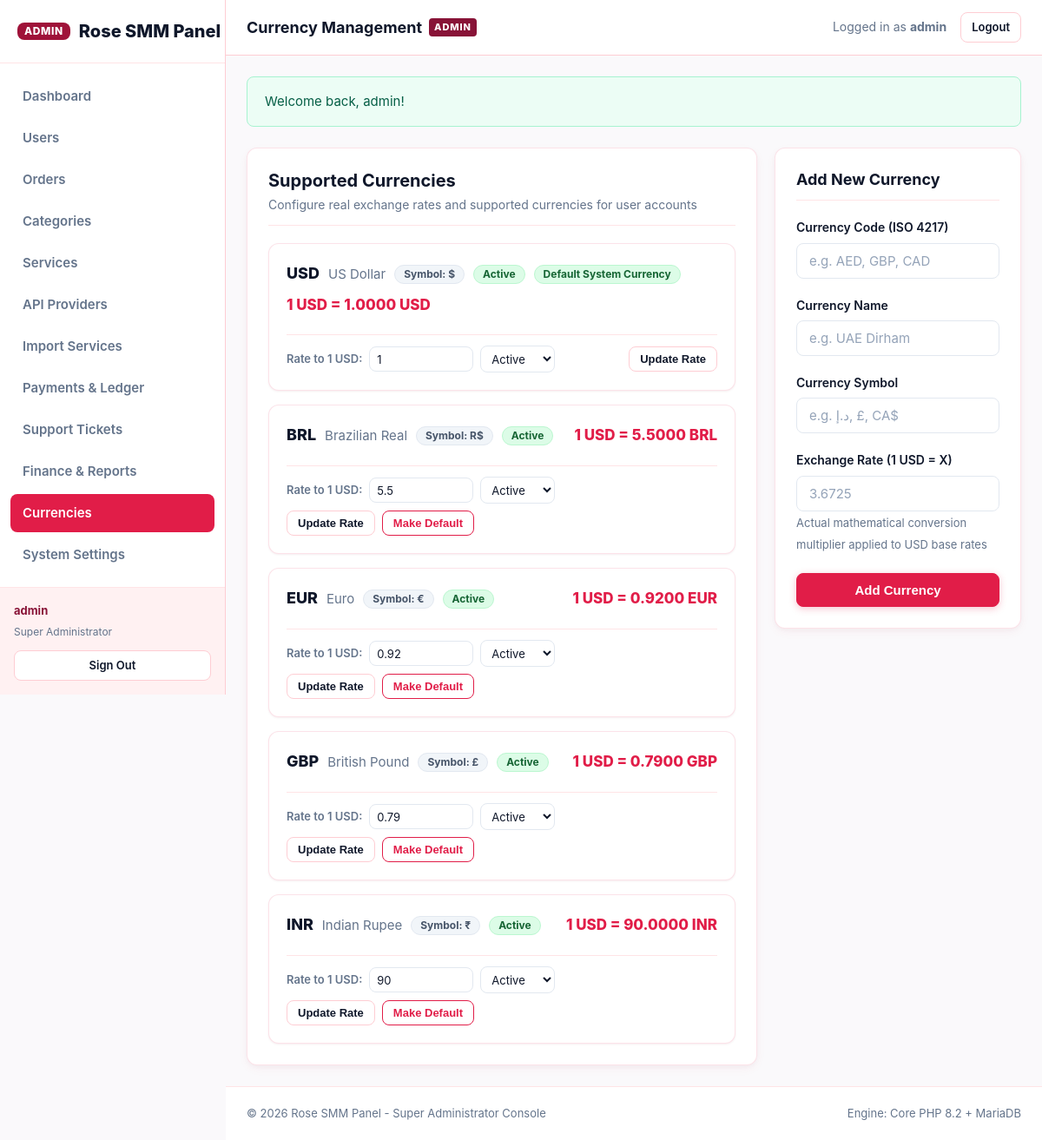
The app's page /admin/currencies (signed in) with its own data.
### tables this page shows
CREATE TABLE `users` (
  `id` INT AUTO_INCREMENT PRIMARY KEY,
  `username` VARCHAR(64) NOT NULL UNIQUE,
  `email` VARCHAR(191) NOT NULL UNIQUE,
  `password` VARCHAR(255) NOT NULL,
  `role` ENUM('user', 'admin') NOT NULL DEFAULT 'user',
  `balance` DECIMAL(15, 4) NOT NULL DEFAULT 0.0000,
  `currency_code` VARCHAR(10) NOT NULL DEFAULT 'USD',
  `api_key` VARCHAR(64) UNIQUE NULL,
  `status` ENUM('active', 'suspended', 'pending') NOT NULL DEFAULT 'active',
  `reset_token` VARCHAR(64) NULL,
  `reset_expires` DATETIME NULL,
  `created_at` TIMESTAMP NOT NULL DEFAULT CURRENT_TIMESTAMP,
  `updated_at` TIMESTAMP NOT NULL DEFAULT CURRENT_TIMESTAMP ON UPDATE CURRENT_TIMESTAMP,
  INDEX `idx_users_role` (`role`),
  INDEX `idx_users_status` (`status`)
);

CREATE TABLE `currencies` (
  `id` INT AUTO_INCREMENT PRIMARY KEY,
  `code` VARCHAR(10) NOT NULL UNIQUE,
  `name` VARCHAR(64) NOT NULL,
  `symbol` VARCHAR(10) NOT NULL,
  `rate` DECIMAL(15, 6) NOT NULL DEFAULT 1.000000,
  `is_default` TINYINT(1) NOT NULL DEFAULT 0,
  `status` ENUM('active', 'inactive') NOT NULL DEFAULT 'active',
  `updated_at` TIMESTAMP NOT NULL DEFAULT CURRENT_TIMESTAMP ON UPDATE CURRENT_TIMESTAMP
);

### db.php (called while the page is built, shortened)
<?php
class DB {
    private static ?PDO $instance = null;
    public static function getConnection(): PDO {
        if (self::$instance === null) {
            $dsn = sprintf(
                'mysql:host=%s;port=%s;dbname=%s;charset=utf8mb4',
                DB_HOST,
                DB_PORT,
                DB_NAME
            );
            $options = [
                PDO::ATTR_ERRMODE            => PDO::ERRMODE_EXCEPTION,
                PDO::ATTR_DEFAULT_FETCH_MODE => PDO::FETCH_ASSOC,
                PDO::ATTR_EMULATE_PREPARES   => false,
                PDO::MYSQL_ATTR_INIT_COMMAND => "SET NAMES utf8mb4 COLLATE utf8mb4_unicode_ci"
            ];
            try {
                self::$instance = new PDO($dsn, DB_USER, DB_PASS, $options);
            } catch (PDOException $e) {
                error_log("Database Connection Error: " . $e->getMessage());
                http_response_code(500);
                die("<div style='font-family:system-ui;padding:40px;max-width:500px;margin:50px auto;border-radius:12px;background:#fff;border:1px solid #fecdd3;color:#9f1239;'>
                    <h2 style='margin-top:0;'>Database Connection Required</h2>
                    <p>Unable to connect to the MySQL database. Please verify your database configuration in <code>config.php</code> or <code>.env</code>.</p>
                </div>");
            }
        }
        return self::$instance;
    }
    public static function query(string $sql, array $params = []): PDOStatement {
        $stmt = self::getConnection()->prepare($sql);
        $stmt->execute($params);
        return $stmt;
    }
    public static function fetch(string $sql, array $params = []): ?array {
        $stmt = self::query($sql, $params);
        $result = $stmt->fetch();
        return $result ?: null;
    }
    public static function fetchAll(string $sql, array $params = []): array {
        $stmt = self::query($sql, $params);
        return $stmt->fetchAll();
    }
}

### includes/auth.php (called while the page is built, shortened)
<?php
require_once __DIR__ . '/../db.php';
require_once __DIR__ . '/functions.php';
class Auth {
    private static ?array $currentUser = null;
    public static function check(): bool {
        return !empty($_SESSION['user_id']);
    }
    public static function user(): ?array {
        if (self::$currentUser === null) {
            $user = DB::fetch(
                "SELECT u.*, c.symbol as currency_symbol, c.rate as currency_rate, c.name as currency_name
                 FROM users u
                 LEFT JOIN currencies c ON u.currency_code = c.code
                 WHERE u.id = ? LIMIT 1",
                [$_SESSION['user_id']]
            );
            if ($user && $user['status'] === 'active') {
                self::$currentUser = $user;
            } else {
                self::logout();
                return null;
            }
        }
        return self::$currentUser;
    }
    public static function isAdmin(): bool {
        $user = self::user();
        return $user && ($user['role'] === 'admin');
    }
    public static function requireAdmin(): void {
        if (!self::isAdmin()) {
            http_response_code(403);
            flash_set('error', 'Access denied. Administrator privileges required.');
            redirect('/dashboard');
        }
    }
}

### themes/classic/views/admin/currencies.php (the view, shortened to what this page needs)
<?php
$pageTitle = 'Currency Management';
$currentPage = 'admin_currencies';
require __DIR__ . '/header.php';
$currencies = DB::fetchAll("SELECT * FROM currencies ORDER BY is_default DESC, code ASC");
?>
<div class="grid grid-cols-3" style="align-items: start;">
  <div class="card" style="grid-column: span 2;" id="currencies_card">
    <div class="card-header">
      <div>
        <h3 class="card-title">Supported Currencies</h3>
        <p class="card-subtitle">Configure real exchange rates and supported currencies for user accounts</p>
      </div>
    </div>
    <div class="card-list">
      <?php foreach ($currencies as $curr): ?>
        <div class="list-item-card" id="currency_card_<?= e($curr['code']) ?>">
          <div class="item-card-row">
            <div style="display: flex; align-items: center; gap: 0.625rem; flex-wrap: wrap;">
              <span style="font-weight: 800; font-size: 1.125rem;"><?= e($curr['code']) ?></span>
              <span style="font-size: 0.9375rem; color: var(--text-muted);"><?= e($curr['name']) ?></span>
              <span class="badge badge-default">Symbol: <?= e($curr['symbol']) ?></span>
              <?= get_status_badge($curr['status']) ?>
              <?php if ($curr['is_default']): ?>
                <span class="badge badge-completed">Default System Currency</span>
              <?php endif; ?>
            </div>
            <div style="font-size: 1.0625rem; font-weight: 800; color: var(--primary-rose);">
              1 USD = <?= number_format($curr['rate'], 4) ?> <?= e($curr['code']) ?>
            </div>
          </div>
          <form method="POST" action="/admin/currencies/update" class="item-card-row" style="margin-top: 0.5rem; padding-top: 0.75rem; border-top: 1px solid var(--rose-100);">
            <div style="display: flex; gap: 0.5rem; align-items: center; flex-wrap: wrap;">
              <label style="font-size: 0.8125rem; font-weight: 600; color: var(--text-muted); margin-bottom: 0;">Rate to 1 USD:</label>
              <input type="number" step="0.000001" min="0.000001" name="rate" value="<?= (float)$curr['rate'] ?>" class="form-control" style="width: 120px; padding: 0.35rem 0.5rem; font-size: 0.8125rem;" required>
              <select name="status" class="form-control" style="width: auto; padding: 0.35rem 0.5rem; font-size: 0.8125rem;">
                <option value="active" <?= $curr['status'] === 'active' ? 'selected' : '' ?>>Active</option>
              </select>
            </div>
            <div style="display: flex; gap: 0.5rem; align-items: center;">
              <button type="submit" class="btn btn-secondary btn-sm">Update Rate</button>
              <?php if (!$curr['is_default'] && $curr['status'] === 'active'): ?>
                <button type="submit" name="set_default" value="1" class="btn btn-outline-rose btn-sm">
                  Make Default
                </button>
              <?php endif; ?>
            </div>
          </form>
        </div>
      <?php endforeach; ?>
    </div>
  </div>
  <div class="card" id="add_currency_card">
    <div class="card-header">
      <h4 class="card-title" style="font-size: 1.125rem;">Add New Currency</h4>
    </div>
    <form method="POST" action="/admin/currencies/create" id="create_currency_form">
      <div class="form-group">
        <label for="curr_code" class="form-label">Currency Code (ISO 4217)</label>
        <input type="text" id="curr_code" name="code" class="form-control" required placeholder="e.g. AED, GBP, CAD" maxlength="10">
      </div>
      <div class="form-group">
        <label for="curr_name" class="form-label">Currency Name</label>
        <input type="text" id="curr_name" name="name" class="form-control" required placeholder="e.g. UAE Dirham">
      </div>
      <div class="form-group">
        <label for="curr_symbol" class="form-label">Currency Symbol</label>
        <input type="text" id="curr_symbol" name="symbol" class="form-control" required placeholder="e.g. د.إ, £, CA$" maxlength="10">
      </div>
      <div class="form-group">
        <label for="curr_rate" class="form-label">Exchange Rate (1 USD = X)</label>
        <input type="number" step="0.000001" min="0.000001" id="curr_rate" name="rate" class="form-control" required placeholder="3.6725">
        <span class="form-text">Actual mathematical conversion multiplier applied to USD base rates</span>
      </div>
      <button type="submit" class="btn btn-primary btn-block">
        Add Currency
      </button>
    </form>
  </div>
</div>
<?php require __DIR__ . '/footer.php'; ?>

### index.php (shortened to what this page needs)
<?php
require_once __DIR__ . '/db.php';
require_once __DIR__ . '/includes/functions.php';
require_once __DIR__ . '/includes/auth.php';
$requestUri = parse_url($_SERVER['REQUEST_URI'] ?? '/', PHP_URL_PATH);
$maintenanceMode = get_setting('maintenance_mode', '0');
    ?>
    <?php
switch ($requestUri) {
    case '/admin/currencies':
        require __DIR__ . '/themes/classic/views/admin/currencies.php';
        exit;
        ?>
        <?php
}

### themes/classic/views/admin/header.php (shortened to what this page needs)
<?php
require_once __DIR__ . '/../../../../includes/auth.php';
Auth::requireAdmin();
$adminUser = Auth::user();
$currentPage = $currentPage ?? 'admin_dashboard';
?>
<!DOCTYPE html>
<html lang="en">
<head>
  <link rel="stylesheet" href="/themes/classic/assets/css/style.css">
</head>
<body>
<div class="panel-wrapper">
  <?php require __DIR__ . '/sidebar.php'; ?>
  <div class="panel-main">
    <header class="panel-topbar" id="admin_topbar" style="border-bottom-color: var(--rose-200);">
      <div style="display: flex; align-items: center; gap: 0.75rem;">
        <div style="display: flex; align-items: center; gap: 0.5rem;">
          <h2 style="font-size: 1.125rem; font-weight: 700; margin: 0;"><?= e($pageTitle ?? 'Admin Console') ?></h2>
          <span class="admin-badge-indicator">Admin</span>
        </div>
      </div>
      <div style="display: flex; align-items: center; gap: 1rem;">
        <span style="font-size: 0.875rem; color: var(--text-muted);">
          Logged in as <strong><?= e($adminUser['username']) ?></strong>
        </span>
        <a href="/logout" class="btn btn-secondary btn-sm" id="admin_topbar_logout">Logout</a>
      </div>
    </header>
    <div class="panel-content">
      <?php if ($flash = flash_get()): ?>
        <div class="alert alert-<?= e($flash['type']) ?>" id="admin_flash_alert">
          <span><?= e($flash['message']) ?></span>
        </div>
      <?php endif; ?>

### themes/classic/views/admin/sidebar.php
<?php
$currentPage = $currentPage ?? 'admin_dashboard';
$siteName = e(get_setting('site_name', 'Rose SMM Panel'));
?>
<aside class="panel-sidebar" id="admin_sidebar" style="border-right-color: var(--rose-200);">
  <div class="sidebar-header" style="display: flex; align-items: center; justify-content: space-between;">
    <a href="/admin" class="brand-logo" id="admin_logo_link">
      <span class="brand-badge" style="background: var(--rose-800);">ADMIN</span>
      <span><?= $siteName ?></span>
    </a>
  </div>
  <nav class="sidebar-nav" id="admin_sidebar_nav">
    <a href="/admin" class="nav-link <?= $currentPage === 'admin_dashboard' ? 'active' : '' ?>" id="admin_link_dashboard">
      Dashboard
    </a>
    <a href="/admin/users" class="nav-link <?= $currentPage === 'admin_users' ? 'active' : '' ?>" id="admin_link_users">
      Users
    </a>
    <a href="/admin/orders" class="nav-link <?= $currentPage === 'admin_orders' ? 'active' : '' ?>" id="admin_link_orders">
      Orders
    </a>
    <a href="/admin/categories" class="nav-link <?= $currentPage === 'admin_categories' ? 'active' : '' ?>" id="admin_link_categories">
      Categories
    </a>
    <a href="/admin/services" class="nav-link <?= $currentPage === 'admin_services' ? 'active' : '' ?>" id="admin_link_services">
      Services
    </a>
    <a href="/admin/providers" class="nav-link <?= $currentPage === 'admin_providers' ? 'active' : '' ?>" id="admin_link_providers">
      API Providers
    </a>
    <a href="/admin/provider-services" class="nav-link <?= $currentPage === 'admin_import' ? 'active' : '' ?>" id="admin_link_import">
      Import Services
    </a>
    <a href="/admin/payments" class="nav-link <?= $currentPage === 'admin_payments' ? 'active' : '' ?>" id="admin_link_payments">
      Payments & Ledger
    </a>
    <a href="/admin/tickets" class="nav-link <?= $currentPage === 'admin_tickets' ? 'active' : '' ?>" id="admin_link_tickets">
      Support Tickets
    </a>
    <a href="/admin/finance" class="nav-link <?= $currentPage === 'admin_finance' ? 'active' : '' ?>" id="admin_link_finance">
      Finance & Reports
    </a>
    <a href="/admin/currencies" class="nav-link <?= $currentPage === 'admin_currencies' ? 'active' : '' ?>" id="admin_link_currencies">
      Currencies
    </a>
    <a href="/admin/settings" class="nav-link <?= $currentPage === 'admin_settings' ? 'active' : '' ?>" id="admin_link_settings">
      System Settings
    </a>
  </nav>
  <div class="sidebar-footer" style="background: var(--rose-50);">
    <div style="font-size: 0.8125rem; font-weight: 700; color: var(--rose-900); margin-bottom: 0.25rem;">
      <?= e($adminUser['username']) ?>
    </div>
    <div style="font-size: 0.75rem; color: var(--text-muted); margin-bottom: 0.75rem;">
      Super Administrator
    </div>
    <a href="/logout" class="btn btn-secondary btn-sm btn-block" id="admin_logout_btn">
      Sign Out
    </a>
  </div>
</aside>

### includes/functions.php (shortened to what this page needs)
<?php
require_once __DIR__ . '/../db.php';
function e(?string $string): string {
    return htmlspecialchars($string ?? '', ENT_QUOTES, 'UTF-8');
}
function get_setting(string $key, ?string $default = null): ?string {
    static $settingsCache = null;
    if ($settingsCache === null) {
        $rows = DB::fetchAll("SELECT setting_key, setting_value FROM settings");
        $settingsCache = [];
        foreach ($rows as $row) {
            $settingsCache[$row['setting_key']] = $row['setting_value'];
        }
    }
    return $settingsCache[$key] ?? $default;
}
function flash_get(): ?array {
    if (isset($_SESSION['flash'])) {
        $flash = $_SESSION['flash'];
        return $flash;
    }
    return null;
}
function get_status_badge(string $status): string {
    $statusMap = [
        'pending'     => ['class' => 'badge-pending', 'label' => 'Pending'],
        'processing'  => ['class' => 'badge-processing', 'label' => 'Processing'],
        'in_progress' => ['class' => 'badge-inprogress', 'label' => 'In Progress'],
        'completed'   => ['class' => 'badge-completed', 'label' => 'Completed'],
        'partial'     => ['class' => 'badge-partial', 'label' => 'Partial'],
        'canceled'    => ['class' => 'badge-canceled', 'label' => 'Canceled'],
        'open'        => ['class' => 'badge-pending', 'label' => 'Open'],
        'answered'    => ['class' => 'badge-completed', 'label' => 'Answered'],
        'customer_reply' => ['class' => 'badge-inprogress', 'label' => 'User Reply'],
        'closed'      => ['class' => 'badge-canceled', 'label' => 'Closed'],
        'active'      => ['class' => 'badge-completed', 'label' => 'Active'],
        'suspended'   => ['class' => 'badge-canceled', 'label' => 'Suspended'],
    ];
    $info = $statusMap[strtolower($status)] ?? ['class' => 'badge-default', 'label' => ucfirst($status)];
    return '<span class="badge ' . $info['class'] . '">' . e($info['label']) . '</span>';
}

### themes/classic/views/admin/footer.php (shortened to what this page needs)
<?php
$siteName = e(get_setting('site_name', 'Rose SMM Panel'));
?>
    </div>
    <footer class="panel-footer" id="admin_panel_footer">
      <span>&copy; <?= date('Y') ?> <?= $siteName ?> - Super Administrator Console</span>
      <span>Engine: Core PHP 8.2 + MariaDB</span>
    </footer>
  </div>
</div>
</body>
</html>

### records on screen
users: username "admin"
currencies: code "USD", name "US Dollar", symbol "$", status "Active", is_default "Default System Currency", rate "1.0000", rate "1"
currencies: code "BRL", name "Brazilian Real", symbol "R$", status "Active", rate "5.5000", rate "5.5", is_default "Make Default"
currencies: code "EUR", name "Euro", symbol "€", status "Active", rate "0.9200", rate "0.92", is_default "Make Default"
currencies: code "GBP", name "British Pound", symbol "£", status "Active", rate "0.7900", rate "0.79", is_default "Make Default"
currencies: code "INR", name "Indian Rupee", symbol "₹", status "Active", rate "90.0000", rate "90", is_default "Make Default"

### other values on screen
$siteName "Rose SMM Panel"
$pageTitle "Currency Management"
$flash['message'] "Welcome back, admin!"
